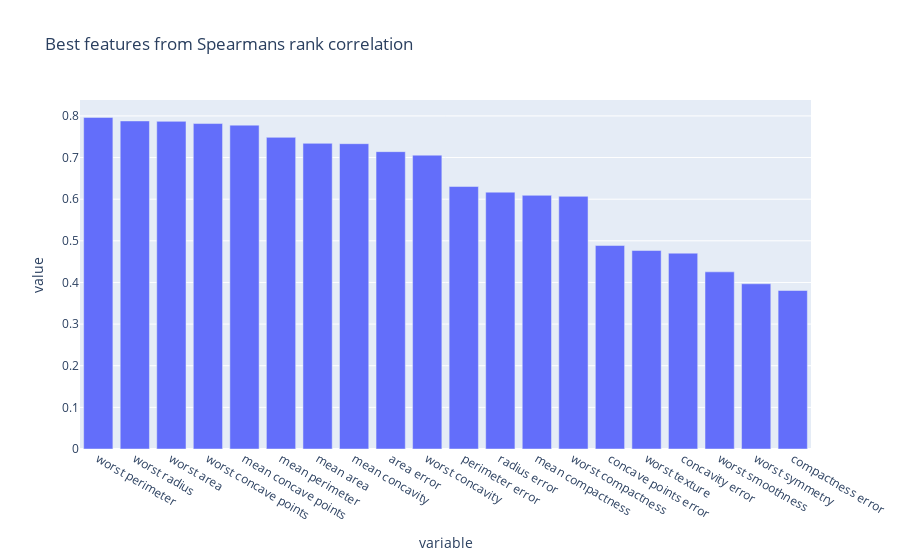

Source (notebook cell):
### Code cell
px.bar(df[:20], x='variable', y='value', title = 'Best features from Spearmans rank correlation')

### Figure 1 — Plotly figure (JSON) as saved in the notebook; plotly's stock layout.template omitted (floating-point values rounded to 4 significant figures)
{"data": [{"alignmentgroup": "True", "hovertemplate": "variable=%{x}<br>value=%{y}<extra></extra>", "legendgroup": "", "marker": {"color": "#636efa"}, "name": "", "offsetgroup": "", "orientation": "v", "showlegend": false, "textposition": "auto", "type": "bar", "x": ["worst perimeter", "worst radius", "worst area", "worst concave points", "mean concave points", "mean perimeter", "mean area", "mean concavity", "area error", "worst concavity", "perimeter error", "radius error", "mean compactness", "worst compactness", "concave points error", "worst texture", "concavity error", "worst smoothness", "worst symmetry", "compactness error"], "xaxis": "x", "y": [0.7963, 0.7879, 0.7869, 0.7817, 0.7779, 0.7485, 0.7341, 0.7333, 0.7142, 0.7057, 0.6304, 0.6169, 0.6093, 0.6068, 0.4887, 0.4767, 0.4703, 0.4255, 0.3968, 0.3807], "yaxis": "y"}], "layout": {"barmode": "relative", "legend": {"tracegroupgap": 0}, "title": {"text": "Best features from Spearmans rank correlation"}, "xaxis": {"anchor": "y", "domain": [0, 1], "title": {"text": "variable"}}, "yaxis": {"anchor": "x", "domain": [0, 1], "title": {"text": "value"}}}}
